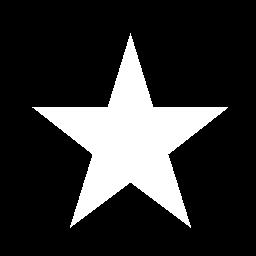
#> input picture Code/match_contour/star1.jpg, 256 x 256 px
$ python test_match_contour.py   (Python 2 division)   (older library calls are emulated)
#> lines starting #> are read from the running program, lines starting #| are printed output that depends on the picture; after the words box and inside, x2 and y2 are one past the last pixel; in counts of white or black regions, pixels touching at a corner belong together; long printed decimals are rounded
"""Reads in an image of a star, and an earth limb edge, gets the contours and draws them,
gets the contour approximation of the contours using the Douglas-Peucker algorithm, calculates
the moments of the contours, used the moments to see if the contour shapes match, gets the
most extreme points along the contour, and draws a line connecting the extreme left and right points.

Written by L.R. Mayer"""


import numpy as np  # for defining the kernel
import cv2

green = (0,255,0)


#img1 = cv2.imread('star.jpg',0)  if put optional 0 on end, will not draw color, only black,
#img1 = cv2.imread('C:\Users\lrmayer\Documents\Mayer\CatalogImages\Code\limb_edge\limb_edge_fl28_iss3628.jpg')
img1 = cv2.imread('star1.jpg')
#> img1 is the input picture: shape (256, 256, 3); min 0, max 255, mean 49.5
gray1 = cv2.cvtColor(img1, cv2.COLOR_BGR2GRAY)

img2 = cv2.imread(r'C:\Users\lrmayer\Documents\Mayer\CatalogImages\Code\limb_edge\limb_edge_fl28.jpg')
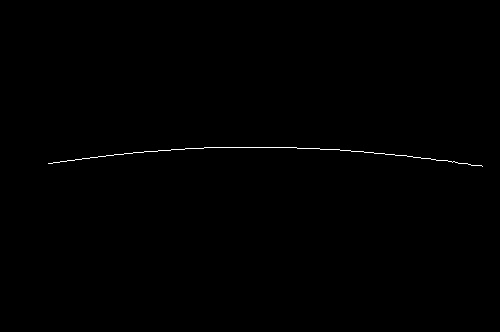
#> input picture Code/limb_edge/limb_edge_fl28.jpg, 500 x 332 px, found by its file name
#> img2 is the input picture: shape (332, 500, 3); min 0, max 255, mean 0.7
gray2 = cv2.cvtColor(img2, cv2.COLOR_BGR2GRAY)


#cv2.imshow("img1", img1)
#cv2.imshow("img2", img2)


thresh1 = cv2.threshold(gray1, 127, 255, cv2.THRESH_BINARY)[1]
#> thresh1: shape (256, 256); 19.4% white; 1 white region, box (x1, y1, x2, y2) and area: (32, 33, 228, 228) 12712
thresh2 = cv2.threshold(gray2, 127, 255, cv2.THRESH_BINARY)[1]
#> thresh2: shape (332, 500); 0.26% white in thin lines or dots, all inside (x1, y1, x2, y2) = (48, 147, 483, 167)

cv2.imshow("thresh1", thresh1)
cv2.imshow("thresh2", thresh2)
cv2.waitKey(0)


#(_,contours,hierarchy) = cv2.findContours(thresh,2,cv2.CHAIN_APPROX_SIMPLE)
contours = cv2.findContours(thresh1.copy(), cv2.RETR_EXTERNAL, cv2.CHAIN_APPROX_SIMPLE)[1]
#> contours = 1 contour; box (x1, y1, x2, y2) and area: (32, 33, 228, 228) 12370
print ("img1 : Length of contours = {}".format(len(contours)))
#| img1 : Length of contours = 1
cnt1 = contours[0]
#> cnt1 = contour of 297 points, box (x1, y1, x2, y2) (32, 33, 228, 228), area 12370
# Get contour length
# Second argument specify whether shape is a closed contour (if passed True), or just a curve.
perimeter1 = cv2.arcLength(cnt1,False)
#> perimeter1 = 794.9
print "length of cnt1 = {}".format(perimeter1)
#| length of cnt1 = 794.909

# get approximation of contour 1 (remove small curves)
# See : http://opencvpython.blogspot.com/2012/06/contours-2-brotherhood.html  Contour Approximation
approx1 = cv2.approxPolyDP(cnt1,0.1*cv2.arcLength(cnt1,True),True)
#> approx1 = [[130, 33], [70, 227], [190, 227]]

(_,contours,hierarchy) = cv2.findContours(thresh2,2,cv2.CHAIN_APPROX_SIMPLE)
#> contours = 1 contour, all with area under 20
print ("img2 : Length of contours = {}".format(len(contours)))
#| img2 : Length of contours = 1
cnt2 = contours[0]
#> cnt2 = contour of 146 points, box (x1, y1, x2, y2) (48, 147, 483, 167), area 0
# Get contour length
# Second argument specify whether shape is a closed contour (if passed True), or just a curve.
perimeter2 = cv2.arcLength(cnt2,False)
#> perimeter2 = 806.7
print "length of cnt2 = {}".format(perimeter2)
#| length of cnt2 = 806.652
print

# draw contours found
cv2.drawContours(img1, [cnt1], 0, green, 2)
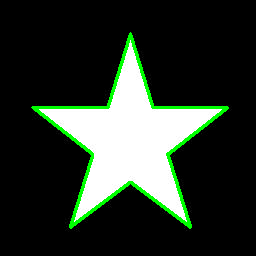
#> img1: shape (256, 256, 3); 3.91% of pixels changed, all inside (x1, y1, x2, y2) = (31, 32, 229, 229)
cv2.imshow("1st contour", img1)

approx2 = cv2.approxPolyDP(cnt2,0.1*cv2.arcLength(cnt2,True),True)
#> approx2 = [[48, 163], [482, 166]]

# print out hu moments of each contour
print "Hu moments of thresh, thresh2"
print cv2.HuMoments(cv2.moments(thresh1,binaryImage=True)).flatten()
#| [ 2.15110567e-01  5.31679897e-05  1.74622395e-06  2.15287208e-08
#|  -3.84311944e-15  1.50796575e-10 -1.62932621e-15]
print cv2.HuMoments(cv2.moments(thresh2,binaryImage=True)).flatten()
#| [    36.318   1309.373    626.404     69.851
#|  -14592.546  -2525.549   -738.140 ]
print
print "Hu moments of cnt1, cnt2"
print cv2.HuMoments(cv2.moments(cnt1)).flatten()
#| [ 2.15080208e-01  4.84691739e-05  2.58942950e-06  1.47069944e-08
#|  -2.74002060e-15  1.00381098e-10  8.54058612e-16]
print cv2.HuMoments(cv2.moments(cnt2)).flatten()
#| [0. 0. 0. 0. 0. 0. 0.]
print "Area of countours1, 2 :"
print cv2.contourArea(cnt1), cv2.contourArea(cnt2)
#| 12369.5 0.0

print "Hu moments of approx1, approx2"
print cv2.HuMoments(cv2.moments(approx1)).flatten()
#| [ 2.31176021e-01  1.64053158e-02  6.42272977e-03  9.43001858e-04
#|   2.32075154e-06  1.20782731e-04 -2.73712689e-20]
print cv2.HuMoments(cv2.moments(approx2)).flatten()
#| [0. 0. 0. 0. 0. 0. 0.]


print
print "Moments of cnt1, cnt2 : "
print cv2.moments(cnt1)
#> (printed output is left out)
print cv2.moments(cnt2)
#> (printed output is left out)
print

ret = cv2.matchShapes(cnt1,cnt2,1,0.0)
#> ret = 1.8e+308
#ret = cv2.matchShapes(cnt1,cnt2, cv2.CV_CONTOURS_MATCH_I1,  0.0)
print
print "Result of matchShapes on cnt1, cnt2 : "
print ret
#| 1.7976931348623157e+308
print


# [5 lines of commented-out code are left out]

print "approx2 = "
print approx2
#| [[[ 48 163]]
#|  [[482 166]]]

print "type of cnt1 : "
print type(cnt1)
#| <class 'numpy.ndarray'>

print "size of cnt1 : {}".format(cnt1.size)
#| size of cnt1 : 594
print "shape of cnt1 : {}".format(cnt1.shape)
#| shape of cnt1 : (297, 1, 2)

# determine the most extreme points along the contour
extLeft = tuple(cnt1[cnt1[:, :, 0].argmin()][0])
#> extLeft = (32, 107)
extRight = tuple(cnt1[cnt1[:, :, 0].argmax()][0])
#> extRight = (227, 107)

print "extreme left, right points of cnt1 : "
print extLeft, extRight
#| (32, 107) (227, 107)

# Draw line on binary image from extreme left to right
#cv2.line(thresh, extLeft, extRight, green)
cv2.line(thresh1, (0,0), (300,300), green)
#> thresh1: shape (256, 256); 19.3% white; 1 white region, box (x1, y1, x2, y2) and area: (32, 33, 228, 228) 12644

# show the new image
cv2.imshow("new drawn closed contour",thresh1)

# Get contour of new image w/ line drawn

# Get hu moments of new closed contour

# Draw the closed contour


cv2.waitKey(0)
